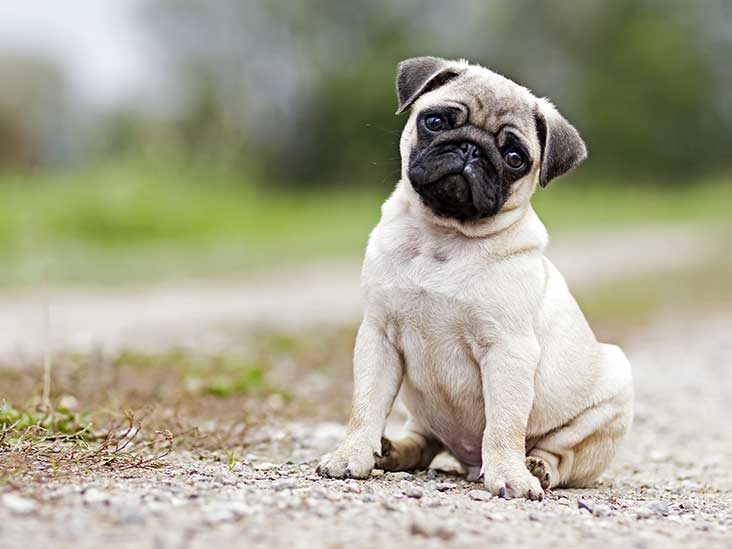
#> input picture cat_dog_json/cat_dog/1.jpeg, 732 x 549 px, found by its file name
$ jupyter execute --allow-errors Task1_to_Task4.ipynb
#> lines starting #> are read from the running program, lines starting #| are printed output that depends on the picture
## Task-1 Python code that convert json into yolo format

[cell 1]
import json

def vgg_to_yolo(vgg_annotation):
    images = vgg_annotation['_via_img_metadata']

    yolo_annotations = []
    for image_id, image_data in images.items():
        filename = image_data['filename']
        width = image_data['size']
        height = image_data['size']
        annotations = image_data['regions']

        for annotation in annotations:
            shape_attributes = annotation['shape_attributes']
            region_attributes = annotation['region_attributes']

            label = region_attributes['name']
            x = shape_attributes['x']
            y = shape_attributes['y']
            w = shape_attributes['width']
            h = shape_attributes['height']

            x_center = (x + w / 2) / width
            y_center = (y + h / 2) / height
            bbox_width = w / width
            bbox_height = h / height

            yolo_annotation = {
                'label': label,
                'x_center': x_center,
                'y_center': y_center,
                'width': bbox_width,
                'height': bbox_height
            }
            yolo_annotations.append(yolo_annotation)

    return yolo_annotations

# Load VGG annotation file
with open('C:/Users/Faisal/Downloads/cat_dog_json/cat_dog_annotation.json', 'r') as file:
#> (reads cat_dog_json/cat_dog_annotation.json from the repository)
    vgg_annotation = json.load(file)

# Convert VGG annotation to YOLO format
yolo_annotations = vgg_to_yolo(vgg_annotation)

# Save YOLO annotations to a file
with open('C:/Users/Faisal/Downloads/cat_dog_json/annotations.txt', 'w') as file:
    for annotation in yolo_annotations:
        line = f"{annotation['label']} {annotation['x_center']} {annotation['y_center']} {annotation['width']} {annotation['height']}\n"
        file.write(line)

## Task-2 Python code that convert json file into coco format

[cell 2]
import json

def vgg_to_coco(vgg_annotation):
    images = vgg_annotation['_via_img_metadata']

    coco_annotations = {
        'info': {},
        'licenses': [],
        'categories': [],
        'images': [],
        'annotations': []
    }

    category_mapping = {}
    category_id = 0
    annotation_id = 1

    for image_id, image_data in images.items():
        filename = image_data['filename']
        width = image_data['size']
        height = image_data['size']
        annotations = image_data['regions']

        # Extract the numeric part of the image ID
        image_id = int(image_id.split('.')[0])

        # Add image information
        image_info = {
            'id': image_id,
            'file_name': filename,
            'width': width,
            'height': height,
        }
        coco_annotations['images'].append(image_info)

        for annotation in annotations:
            shape_attributes = annotation['shape_attributes']
            region_attributes = annotation['region_attributes']

            label = region_attributes['name']

            # Check if category is already defined, otherwise add it
            if label not in category_mapping:
                category_id += 1
                category_mapping[label] = category_id
                category_info = {
                    'id': category_id,
                    'name': label,
                    'supercategory': 'object',
                }
                coco_annotations['categories'].append(category_info)

            x = shape_attributes['x']
            y = shape_attributes['y']
            w = shape_attributes['width']
            h = shape_attributes['height']

            # Add annotation information
            annotation_info = {
                'id': annotation_id,
                'image_id': image_id,
                'category_id': category_mapping[label],
                'bbox': [x, y, w, h],
                'area': w * h,
                'iscrowd': 0,
            }
            coco_annotations['annotations'].append(annotation_info)

            annotation_id += 1
#> further down, image is the input picture: PIL image 732x549 RGB; mean R, G, B 167.4, 166.1, 145.1
#> `plt.show()`:
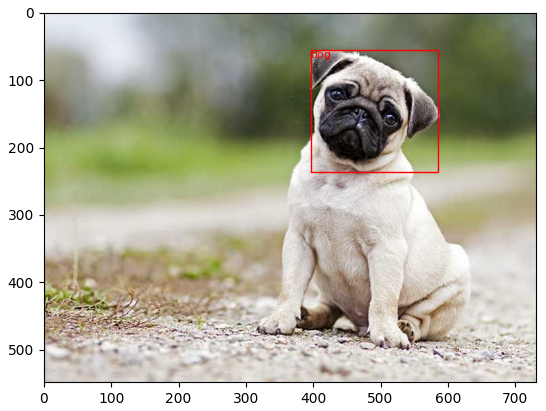
#> figure drawn by matplotlib, 1 panel

    return coco_annotations

# Load VGG annotation file
with open('C:/Users/Faisal/Downloads/cat_dog_json/cat_dog_annotation.json', 'r') as file:
    vgg_annotation = json.load(file)

# Convert VGG annotation to COCO format
coco_annotations = vgg_to_coco(vgg_annotation)

# Save COCO annotations to a file
with open('C:/Users/Faisal/Downloads/cat_dog_json/annotations.json', 'w') as file:
    json.dump(coco_annotations, file)

## Task-3 Augmentation with yolo annotation

[cell 3]
import json
import os
from PIL import Image
import matplotlib.pyplot as plt
import matplotlib.patches as patches

# Path to the JSON file
json_file = 'cat_dog_annotation.json'

# Load JSON data
with open(json_file, 'r') as f:
    json_data = json.load(f)

# Specify the path to the images
image_folder = r'C:/Users/Faisal/Downloads/cat_dog_json/cat_dog'

# Iterate over images in the JSON data
#> (the rest of this cell did not finish here and is left out)

## Augmentation using noise and brightness

[cell 4]
from PIL import Image
import os
import random
import numpy as np
#from keras.preprocessing.image import ImageDataGenerator

#adding random brightness

#Define the path to the directory containing the images
images_dir = 'C:/Users/Faisal/Downloads/cat_dog_json/cat_dog'

#Define the path to the directory where the brightness-adjusted images will be saved
output_dir = 'C:/Users/Faisal/Downloads/cat_dog_json/brightness_augment'  # Replace with the actual path to your output directory
brightness_factor_range = (0.5, 1.5)

# Iterate over the images in the input directory
for filename in os.listdir(images_dir):
    if filename.endswith(('.jpeg','.jpg')):
        # Load the image
        image_path = os.path.join(images_dir, filename)
        image = Image.open(image_path)

        # Generate 5 variations of the image with random brightness factors
        for i in range(5):
            # Randomly adjust the brightness of the image
            brightness_factor = random.uniform(*brightness_factor_range)
            brightened_image = image.point(lambda x: x * brightness_factor)

            # Save the brightness-adjusted image to the output directory with a filename that includes the brightness factor
            output_filename = f'{os.path.splitext(filename)[0]}brightness{brightness_factor:.2f}.jpeg'
            output_path = os.path.join(output_dir, output_filename)
            brightened_image.save(output_path)
#> this loop made 5 passes
#> pass 1, `brightened_image = image.point(lambda x: x * brightness_factor)`:
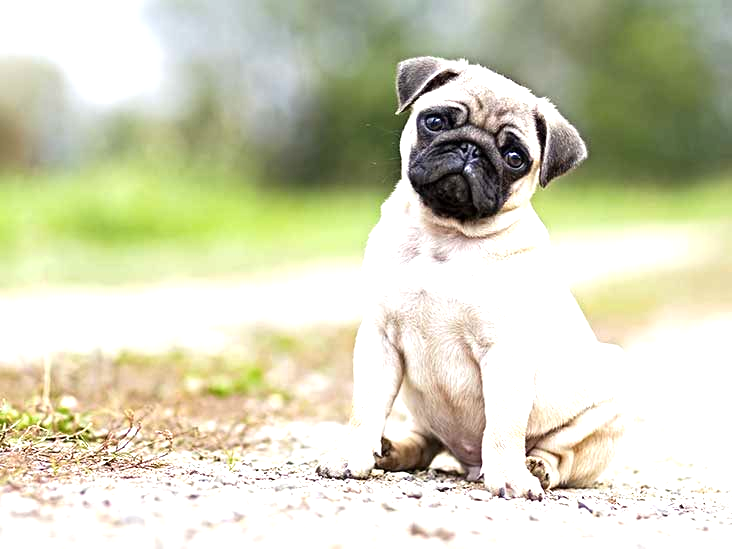
#> brightened_image: PIL image 732x549 RGB; mean R, G, B 209.4, 210.1, 184.2

#adding noise
# Define the path to the directory containing the images
images_dir = 'C:/Users/Faisal/Downloads/cat_dog_json/cat_dog'  # Replace with the actual path to your images directory

# Define the path to the directory where the noise-added images will be saved
output_dir = 'C:/Users/Faisal/Downloads/cat_dog_json/noise_augment'  # Replace with the actual path to your output directory

# Define the noise factor range (values between 0 and 1)
noise_factor_range = (0.1, 0.5)

# Iterate over the images in the input directory
for filename in os.listdir(images_dir):
    if filename.endswith(('.jpeg','.jpg')):
        # Load the image
        image_path = os.path.join(images_dir, filename)
        image = Image.open(image_path)

        # Generate 5 variations of the image with random noise factors
        for i in range(5):
            # Randomly generate a noise factor
            noise_factor = random.uniform(*noise_factor_range)
            # Convert the image to a NumPy array
            image_array = np.array(image)
            # Generate random noise with the same shape as the image
            noise = np.random.normal(scale=noise_factor, size=image_array.shape)

            # Add the noise to the image
            noisy_image_array = image_array + noise

            # Clip the pixel values to the valid range (0-255)
            noisy_image_array = np.clip(noisy_image_array, 0, 255)

            # Convert the NumPy array back to an image
            noisy_image = Image.fromarray(noisy_image_array.astype('uint8'))

            # Save the noise-added image to the output directory with a filename that includes the noise factor
            output_filename = f'{os.path.splitext(filename)[0]}noise{int(noise_factor * 100)}.jpeg'
            output_path = os.path.join(output_dir, output_filename)
            noisy_image.save(output_path)

## Task-4 Augmentation of Resizng images

[cell 5]
from PIL import Image
import os

# Set the resize factors
resize_factors = [0.5, 2, 3]

# Set the path to the folder containing the images
image_folder = 'C:/Users/Faisal/Downloads/cat_dog_json/cat_dog'

# Set the output folder to save the augmented images
output_folder = 'C:/Users/Faisal/Downloads/cat_dog_json/resize_augment'

# Iterate over each image in the folder
for filename in os.listdir(image_folder):
    # Get the file extension
    file_ext = os.path.splitext(filename)[1]
    # Check if the file is an image
    if file_ext.lower() in ['.jpeg', '.jpg']:
        # Load the image
        image = Image.open(os.path.join(image_folder, filename))

        # Iterate over each resize factor
        for factor in resize_factors:
            # Calculate the new dimensions
            new_width = int(image.width * factor)
            new_height = int(image.height * factor)

            # Resize the image
            resized_image = image.resize((new_width, new_height))

            # Save the resized image with a new filename
            new_filename = f'{os.path.splitext(filename)[0]}_{factor}size{file_ext}'
            resized_image.save(os.path.join(output_folder, new_filename))
